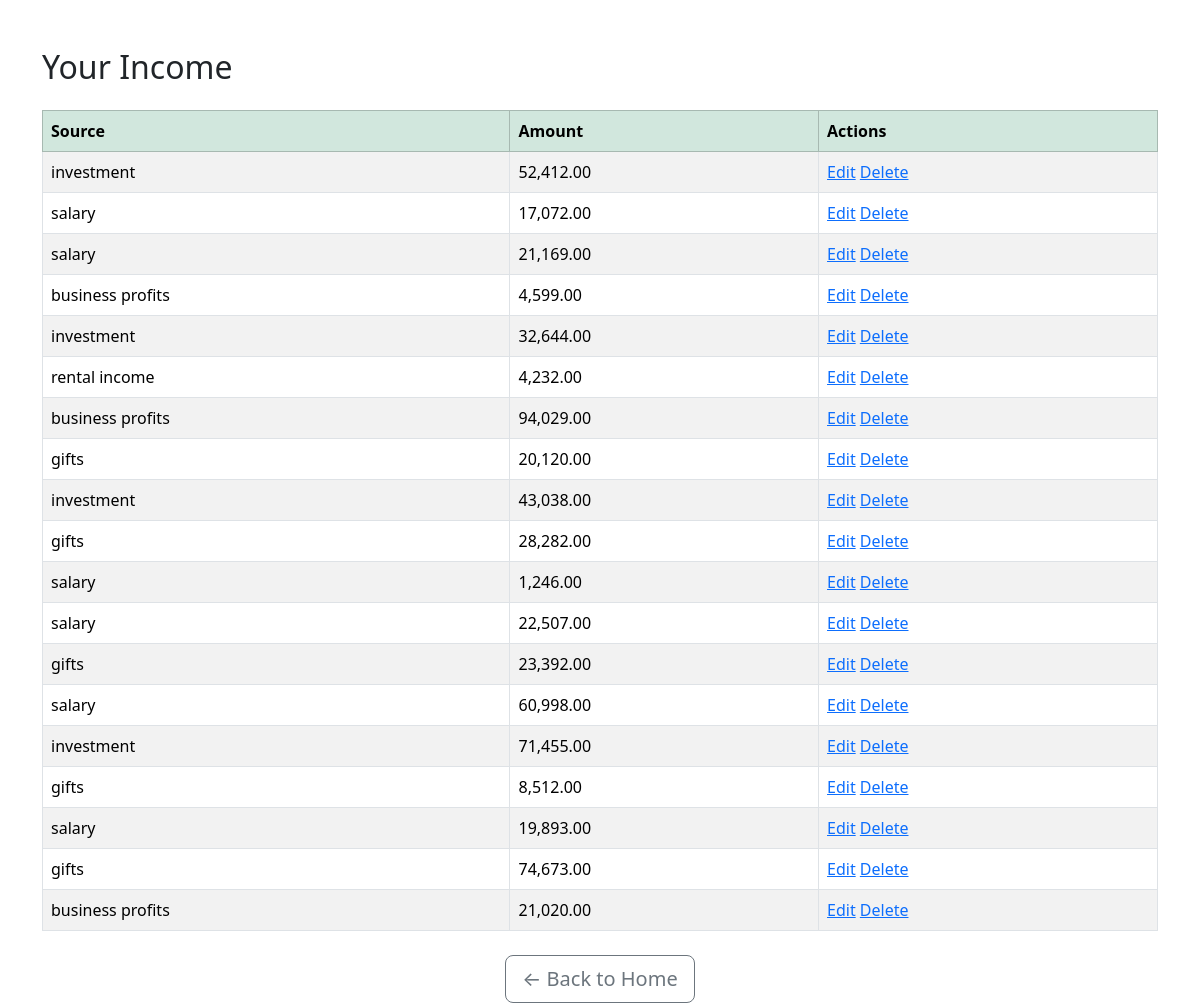
/back_end/income/view_income.php (signed in), run on the app's committed database.
### tables this page shows
CREATE TABLE Income (
    income_id INT PRIMARY KEY AUTO_INCREMENT,
    user_id INT,
    income_source VARCHAR(100) NOT NULL,
    income_amount DECIMAL(10,2) NOT NULL,
	date_added DATETIME DEFAULT CURRENT_TIMESTAMP,
    FOREIGN KEY (user_id) REFERENCES users(user_id)
);

### back_end/income/view_income.php (the view, shortened to what this page needs)
<?php
require_once '../includes/db.php';
$user_id = $_SESSION['user_id'];
$stmt = $pdo->prepare("SELECT * FROM Income WHERE user_id = ?");
$stmt->execute([$user_id]);
$incomes = $stmt->fetchAll();
?>
<!DOCTYPE html>
<html lang="en">
<head>
    <link href="https://cdn.jsdelivr.net/npm/bootstrap@5.3.3/dist/css/bootstrap.min.css" rel="stylesheet">
</head>
<body>
    <div class="container mt-5">
        <h2 class="mb-4">Your Income</h2>
        <table class="table table-bordered table-striped">
            <thead class="table-success">
                <tr>
                    <th>Source</th>
                    <th>Amount</th>
                    <th>Actions</th>
                </tr>
            </thead>
            <tbody>
                <?php
                foreach ($incomes as $income): ?>
                    <tr>
                        <td><?= htmlspecialchars($income['income_source']) ?></td>
                        <td><?= number_format($income['income_amount'], 2) ?></td>
                        <td>
                            <a href="update_income.php?id=<?= $income['income_id'] ?>">Edit</a>
                            <a href="delete_income.php?id=<?= $income['income_id'] ?>" onclick="return confirm('Delete this income?');">Delete</a>
                        </td>
                    </tr>
                <?php endforeach; ?>
            </tbody>
        </table>
        <div class="mt-4 text-center">
            <a href="../../front_end/home.html" class="btn btn-outline-secondary btn-lg">← Back to Home</a>
        </div>
</body>
</html>

### data on the page
income: income_source "investment", income_amount "52,412.00"
income: income_source "salary", income_amount "17,072.00"
income: income_source "salary", income_amount "21,169.00"
income: income_source "business profits", income_amount "4,599.00"
income: income_source "investment", income_amount "32,644.00"
income: income_source "rental income", income_amount "4,232.00"
income: income_source "business profits", income_amount "94,029.00"
income: income_source "gifts", income_amount "20,120.00"
income: income_source "investment", income_amount "43,038.00"
income: income_source "gifts", income_amount "28,282.00"
income: income_source "salary", income_amount "1,246.00"
income: income_source "salary", income_amount "22,507.00"
income: income_source "gifts", income_amount "23,392.00"
income: income_source "salary", income_amount "60,998.00"
income: income_source "investment", income_amount "71,455.00"
income: income_source "gifts", income_amount "8,512.00"
income: income_source "salary", income_amount "19,893.00"
income: income_source "gifts", income_amount "74,673.00"
income: income_source "business profits", income_amount "21,020.00"
